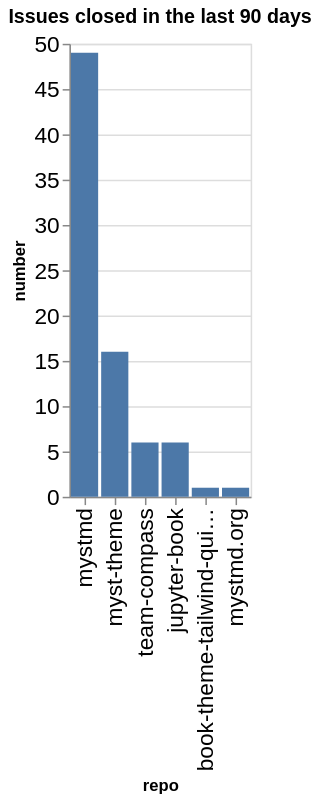

The notebook cell saved with this chart:
### Code cell
closed_counts = closed.groupby(['org', 'repo']).count()['number'].reset_index()
closed_counts['org/repo'] = closed_counts.apply(lambda a: a['org'] + '/' + a['repo'], axis=1)
sorted_vals = closed_counts.sort_values(['number'], ascending=False)['repo'].values
alt.Chart(data=closed_counts, title=f"Issues closed in the last {n_days} days").mark_bar().encode(
    x=alt.X('repo', sort=alt.Sort(sorted_vals.tolist())),
    y='number',
)

### Figure 1 — Vega-Lite specification as saved in the notebook (floating-point values rounded to 4 significant figures)
{"config": {"axisLeft": {"labelFontSize": 15}, "axisBottom": {"labelFontSize": 15}}, "data": {"name": "data-3012c91c5e4e9fe9f239e06ab9d387d3"}, "mark": {"type": "bar"}, "encoding": {"x": {"field": "repo", "sort": ["mystmd", "myst-theme", "team-compass", "jupyter-book", "book-theme-tailwind-quickstart", "mystmd.org"], "type": "nominal"}, "y": {"field": "number", "type": "quantitative"}}, "title": "Issues closed in the last 90 days", "$schema": "https://vega.github.io/schema/vega-lite/v5.20.1.json", "datasets": {"data-3012c91c5e4e9fe9f239e06ab9d387d3": [{"org": "jupyter-book", "repo": "book-theme-tailwind-quickstart", "number": 1, "org/repo": "jupyter-book/book-theme-tailwind-quickstart"}, {"org": "jupyter-book", "repo": "jupyter-book", "number": 6, "org/repo": "jupyter-book/jupyter-book"}, {"org": "jupyter-book", "repo": "myst-theme", "number": 16, "org/repo": "jupyter-book/myst-theme"}, {"org": "jupyter-book", "repo": "mystmd", "number": 49, "org/repo": "jupyter-book/mystmd"}, {"org": "jupyter-book", "repo": "mystmd.org", "number": 1, "org/repo": "jupyter-book/mystmd.org"}, {"org": "jupyter-book", "repo": "team-compass", "number": 6, "org/repo": "jupyter-book/team-compass"}]}}
